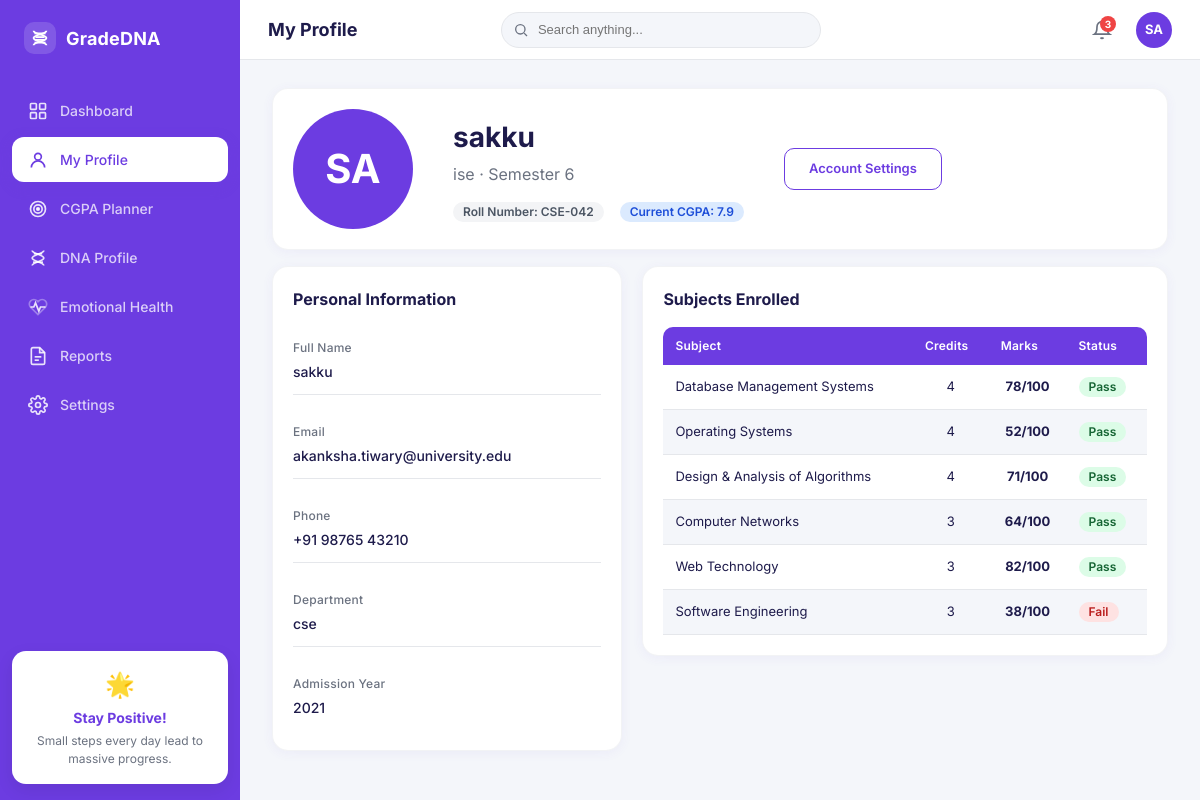
/profile/, run on the app's committed database.
### analytics/models.py (models this page shows, shortened)
class Student(models.Model):
    student_id = models.CharField(max_length=50, unique=True)
    name = models.CharField(max_length=255)
    email = models.EmailField(max_length=255, null=True, blank=True)
    phone = models.CharField(max_length=20, null=True, blank=True)
    course = models.CharField(max_length=255, null=True, blank=True)
    department = models.CharField(max_length=100)
    semester = models.IntegerField()
    roll_no = models.CharField(max_length=50, null=True, blank=True)
    admission_year = models.CharField(max_length=4, null=True, blank=True)
    target_cgpa = models.FloatField(null=True, blank=True, default=8.5)
    current_cgpa = models.FloatField(null=True, blank=True, default=7.24)
    @property
    def initials(self):
        parts = self.name.split()
        if len(parts) >= 2:
            return (parts[0][0] + parts[-1][0]).upper()
        return self.name[:2].upper()

### analytics/views.py (the view)
# urls.py: path('profile/', views.my_profile, name='my_profile'),
def my_profile(request):
    ctx = _shell_context("my-profile", "My Profile")
    student = ctx["student"]
    ctx.update({
        "current_cgpa": student.current_cgpa,
        "target_cgpa": student.target_cgpa,
        "attendance": 78,
        "subjects_done": 24,
        "subjects": DEFAULT_SUBJECTS,
    })
    return render(request, "pages/my_profile.html", ctx)

### analytics/views.py (called while the page is built)
def _get_student():
    s, created = Student.objects.get_or_create(
        student_id="2021CS042",
        defaults={
            "name": "Akanksha Tiwary",
            "email": "akanksha.tiwary@university.edu",
            "phone": "+91 98765 43210",
            "course": "Computer Science Engineering",
            "department": "Computer Science",
            "semester": 6,
            "roll_no": "CSE-042",
            "admission_year": "2021",
            "target_cgpa": 8.50,
        }
    )
    return s

def _shell_context(active, page_title, page_subtitle=""):
    return {
        "active_page": active,
        "page_title": page_title,
        "page_subtitle": page_subtitle,
        "student": _get_student(),
        "notification_count": 3,
    }

### templates/pages/my_profile.html (shortened to what this page needs)
{% extends 'base.html' %}
{% block content %}
<div class="card mb-4">
    <div class="flex items-center gap-10">
        <div class="greeting-avatar" style="width:120px;height:120px;font-size:40px;flex-shrink:0;">{{ student.initials }}</div>
        <div class="flex-grow">
            <div class="font-bold" style="font-size:28px;">{{ student.name }}</div>
            <div class="text-secondary" style="font-size:16px;margin-top:4px;">
                {{ student.course }} · Semester {{ student.semester }}
            </div>
            <div class="mt-4 flex gap-4">
                <span class="pill muted">Roll Number: {{ student.roll_no }}</span>
                <span class="pill info">Current CGPA: {{ current_cgpa }}</span>
            </div>
        </div>
        <div class="flex flex-col gap-2">
            <a href="{% url 'settings_page' %}" class="btn btn-outline" style="text-align:center; padding:10px 24px;">Account Settings</a>
        </div>
    </div>
</div>
<div class="grid" style="grid-template-columns: 1fr 1.5fr; gap: 20px; align-items: start;">
    <div class="card">
        <div class="flex justify-between items-center mb-4">
            <div class="section-title">Personal Information</div>
        </div>
        <div class="flex flex-col gap-4">
            <div class="field-row"><div class="field-label">Full Name</div><div class="field-value">{{ student.name }}</div></div>
            <div class="field-row"><div class="field-label">Email</div><div class="field-value">{{ student.email }}</div></div>
            <div class="field-row"><div class="field-label">Phone</div><div class="field-value">{{ student.phone }}</div></div>
            <div class="field-row"><div class="field-label">Department</div><div class="field-value">{{ student.department }}</div></div>
            <div class="field-row"><div class="field-label">Admission Year</div><div class="field-value">{{ student.admission_year }}</div></div>
        </div>
    </div>
    <div class="card">
        <div class="section-title mb-4">Subjects Enrolled</div>
        <div class="overflow-auto">
            <table class="data-table">
                <thead>
                    <tr><th>Subject</th><th class="text-center">Credits</th><th class="text-center">Marks</th><th>Status</th></tr>
                </thead>
                <tbody>
                    {% for s in subjects %}
                    <tr>
                        <td>{{ s.name }}</td>
                        <td class="text-center">{{ s.credits }}</td>
                        <td class="text-center font-bold">{{ s.marks }}/100</td>
                        <td>
                            {% if s.marks >= 40 %}
                            <span class="pill success">Pass</span>
                            {% else %}
                            <span class="pill danger">Fail</span>
                            {% endif %}
                        </td>
                    </tr>
                    {% endfor %}
                </tbody>
            </table>
        </div>
    </div>
</div>
{% endblock %}

### templates/base.html (shortened to what this page needs)
{% load static %}<!DOCTYPE html>
<html lang="en">
<head>
    <link rel="stylesheet" href="{% static 'css/app.css' %}">
</head>
<body>
    <div class="app-shell">
        <aside class="sidebar" id="sidebar">
            <div class="sidebar-logo">
                <div class="sidebar-logo-icon">
                    <svg viewBox="0 0 24 24" fill="none" stroke="currentColor" stroke-width="2">
                        <path d="M5 4c0 4 14 4 14 8s-14 4-14 8"/>
                        <path d="M19 4c0 4-14 4-14 8s14 4 14 8"/>
                        <line x1="6" y1="7" x2="18" y2="7"/>
                        <line x1="7" y1="11" x2="17" y2="11"/>
                        <line x1="7" y1="14" x2="17" y2="14"/>
                        <line x1="6" y1="17" x2="18" y2="17"/>
                    </svg>
                </div>
                <span>GradeDNA</span>
            </div>
            <nav class="sidebar-nav">
                {% include 'partials/nav_item.html' with key='dashboard' label='Dashboard' url='dashboard' icon='grid' %}
                {% include 'partials/nav_item.html' with key='my-profile' label='My Profile' url='my_profile' icon='user' %}
                {% include 'partials/nav_item.html' with key='cgpa-planner' label='CGPA Planner' url='cgpa_planner' icon='target' %}
                {% include 'partials/nav_item.html' with key='dna-profile' label='DNA Profile' url='dna_profile' icon='dna' %}
                {% include 'partials/nav_item.html' with key='emotional-health' label='Emotional Health' url='emotional_health' icon='heart' %}
                {% include 'partials/nav_item.html' with key='reports' label='Reports' url='reports' icon='document' %}
                {% include 'partials/nav_item.html' with key='settings' label='Settings' url='settings_page' icon='gear' %}
            </nav>
            <div class="sidebar-motivator">
                <div class="emoji">🌟</div>
                <div class="title">Stay Positive!</div>
                <p>Small steps every day lead to massive progress.</p>
            </div>
        </aside>
        <main class="main">
            <header class="topbar">
                <div class="topbar-left">
                    <h1 class="topbar-title">{{ page_title }}</h1>
                </div>
                <div class="topbar-search">
                    <svg viewBox="0 0 24 24" fill="none" stroke="currentColor" stroke-width="2">
                        <circle cx="11" cy="11" r="7"/>
                        <line x1="21" y1="21" x2="16.65" y2="16.65"/>
                    </svg>
                    <input type="text" placeholder="Search anything...">
                </div>
                <div class="topbar-right">
                    <button class="bell">
                        {% if notification_count %}<span class="bell-badge">{{ notification_count }}</span>{% endif %}
                    </button>
                    <div class="avatar">{{ student.initials }}</div>
                </div>
            </header>
            <div class="page-area">
                <div class="page-content fade-in">
                    {% block content %}{% endblock %}
                </div>
            </div>
        </main>
    </div>
</body>
</html>

### templates/partials/nav_item.html (shortened to what this page needs)
{% load static %}
<a href="{% url url %}" class="nav-item {% if active_page == key %}active{% endif %}">
    <span class="nav-icon">
        {% if icon == 'grid' %}
            <svg viewBox="0 0 24 24" fill="none" stroke="currentColor" stroke-width="2"><rect x="3" y="3" width="7" height="7" rx="1"/><rect x="14" y="3" width="7" height="7" rx="1"/><rect x="3" y="14" width="7" height="7" rx="1"/><rect x="14" y="14" width="7" height="7" rx="1"/></svg>
        {% elif icon == 'user' %}
            <svg viewBox="0 0 24 24" fill="none" stroke="currentColor" stroke-width="2"><circle cx="12" cy="8" r="4"/><path d="M4 21a8 8 0 0 1 16 0"/></svg>
        {% elif icon == 'target' %}
            <svg viewBox="0 0 24 24" fill="none" stroke="currentColor" stroke-width="2"><circle cx="12" cy="12" r="9"/><circle cx="12" cy="12" r="5"/><circle cx="12" cy="12" r="1.5" fill="currentColor"/></svg>
        {% elif icon == 'dna' %}
            <svg viewBox="0 0 24 24" fill="none" stroke="currentColor" stroke-width="2"><path d="M5 3c0 4 14 5 14 9s-14 5-14 9"/><path d="M19 3c0 4-14 5-14 9s14 5 14 9"/><line x1="7" y1="7" x2="17" y2="7"/><line x1="6" y1="17" x2="18" y2="17"/></svg>
        {% elif icon == 'warning' %}
            <svg viewBox="0 0 24 24" fill="none" stroke="currentColor" stroke-width="2"><path d="M12 3 2 21h20L12 3z"/><line x1="12" y1="10" x2="12" y2="14"/><circle cx="12" cy="17" r="1" fill="currentColor"/></svg>
        {% elif icon == 'heart' %}
            <svg viewBox="0 0 24 24" fill="none" stroke="currentColor" stroke-width="2"><path d="M3 12h4l2-5 4 10 2-5h6"/><path d="M20.84 4.61a5.5 5.5 0 0 0-7.78 0L12 5.67l-1.06-1.06a5.5 5.5 0 0 0-7.78 7.78l1.06 1.06L12 21.23l7.78-7.78 1.06-1.06a5.5 5.5 0 0 0 0-7.78z" stroke-opacity="0.4"/></svg>
        {% elif icon == 'bar' %}
            <svg viewBox="0 0 24 24" fill="none" stroke="currentColor" stroke-width="2"><line x1="4" y1="20" x2="4" y2="10"/><line x1="10" y1="20" x2="10" y2="4"/><line x1="16" y1="20" x2="16" y2="14"/><line x1="22" y1="20" x2="22" y2="8"/></svg>
        {% elif icon == 'bolt' %}
            <svg viewBox="0 0 24 24" fill="none" stroke="currentColor" stroke-width="2"><polygon points="13 2 3 14 12 14 11 22 21 10 12 10 13 2"/></svg>
        {% elif icon == 'document' %}
            <svg viewBox="0 0 24 24" fill="none" stroke="currentColor" stroke-width="2"><path d="M14 2H6a2 2 0 0 0-2 2v16a2 2 0 0 0 2 2h12a2 2 0 0 0 2-2V8z"/><polyline points="14 2 14 8 20 8"/><line x1="8" y1="13" x2="16" y2="13"/><line x1="8" y1="17" x2="13" y2="17"/></svg>
        {% endif %}
    </span>
    <span class="nav-label">{{ label }}</span>
</a>

### data on the page
Student: initials "SA", name "sakku", course "ise", semester "6", roll_no "CSE-042", current_cgpa "7.9", email "akanksha.tiwary@university.edu", phone "+91 98765 43210", department "cse", admission_year "2021"

### other printed values
{{ label }} "Dashboard My Profile CGPA Planner DNA Profile Emotional Health Reports Settings"
{{ page_title }} "My Profile"
{{ notification_count }} "3"
{{ s.name }} "Database Management Systems" "Operating Systems" "Design & Analysis of Algorithms" "Computer Networks" "Web Technology" "Software Engineering"
{{ s.credits }} "4" "4" "4" "3" "3" "3"
{{ s.marks }} "78" "52" "71" "64" "82" "38"
